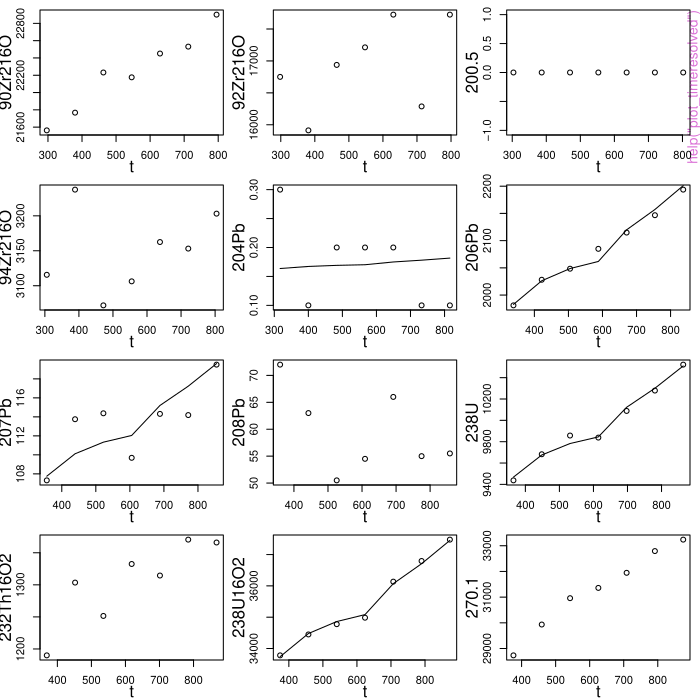

R code for this plot:
pkgname <- "simplex"
source(file.path(R.home("share"), "R", "examples-header.R"))
options(warn = 1)
base::assign(".ExTimings", "simplex-Ex.timings", pos = 'CheckExEnv')
base::cat("name\tuser\tsystem\telapsed\n", file=base::get(".ExTimings", pos = 'CheckExEnv'))
base::assign(".format_ptime",
function(x) {
  if(!is.na(x[4L])) x[1L] <- x[1L] + x[4L]
  if(!is.na(x[5L])) x[2L] <- x[2L] + x[5L]
  options(OutDec = '.')
  format(x[1L:3L], digits = 7L)
},
pos = 'CheckExEnv')

### * </HEADER>
library('simplex')

base::assign(".oldSearch", base::search(), pos = 'CheckExEnv')
cleanEx()
nameEx("avg_Lm")
### * avg_Lm

flush(stderr()); flush(stdout())

base::assign(".ptime", proc.time(), pos = "CheckExEnv")
### Name: avg_Lm
### Title: Average logratios
### Aliases: avg_Lm

### ** Examples

data(Cameca,package='simplex')
Lm <- raw_count_ratios(samp=Cameca[[1]])
aLm <- avg_Lm(Lm)



base::assign(".dptime", (proc.time() - get(".ptime", pos = "CheckExEnv")), pos = "CheckExEnv")
base::cat("avg_Lm", base::get(".format_ptime", pos = 'CheckExEnv')(get(".dptime", pos = "CheckExEnv")), "\n", file=base::get(".ExTimings", pos = 'CheckExEnv'), append=TRUE, sep="\t")
cleanEx()
nameEx("plot_timeresolved")
### * plot_timeresolved

flush(stderr()); flush(stdout())

base::assign(".ptime", proc.time(), pos = "CheckExEnv")
### Name: plot_timeresolved
### Title: Plot and fit raw time-resolved SIMS data.
### Aliases: plot_timeresolved

### ** Examples

data(Cameca,package="simplex")
plot_timeresolved(Cameca[[1]],fit=TRUE)



base::assign(".dptime", (proc.time() - get(".ptime", pos = "CheckExEnv")), pos = "CheckExEnv")
base::cat("plot_timeresolved", base::get(".format_ptime", pos = 'CheckExEnv')(get(".dptime", pos = "CheckExEnv")), "\n", file=base::get(".ExTimings", pos = 'CheckExEnv'), append=TRUE, sep="\t")
cleanEx()
nameEx("raw_count_ratios")
### * raw_count_ratios

flush(stderr()); flush(stdout())

base::assign(".ptime", proc.time(), pos = "CheckExEnv")
### Name: raw_count_ratios
### Title: Time-resolved logratios
### Aliases: raw_count_ratios

### ** Examples

data(package="simplex")
Lm <- raw_count_ratios(samp=Cameca[[1]])



base::assign(".dptime", (proc.time() - get(".ptime", pos = "CheckExEnv")), pos = "CheckExEnv")
base::cat("raw_count_ratios", base::get(".format_ptime", pos = 'CheckExEnv')(get(".dptime", pos = "CheckExEnv")), "\n", file=base::get(".ExTimings", pos = 'CheckExEnv'), append=TRUE, sep="\t")
cleanEx()
nameEx("read_directory")
### * read_directory

flush(stderr()); flush(stdout())

base::assign(".ptime", proc.time(), pos = "CheckExEnv")
### Name: read_directory
### Title: Read data directory
### Aliases: read_directory

### ** Examples

datadir <- system.file(package="simplex")
dat <- read_directory(paste0(datadir,'/'),instrument='Cameca',suffix='.asc')



base::assign(".dptime", (proc.time() - get(".ptime", pos = "CheckExEnv")), pos = "CheckExEnv")
base::cat("read_directory", base::get(".format_ptime", pos = 'CheckExEnv')(get(".dptime", pos = "CheckExEnv")), "\n", file=base::get(".ExTimings", pos = 'CheckExEnv'), append=TRUE, sep="\t")
cleanEx()
nameEx("subset_samples")
### * subset_samples

flush(stderr()); flush(stdout())

base::assign(".ptime", proc.time(), pos = "CheckExEnv")
### Name: subset_samples
### Title: Subset a dataset of class 'simplex'
### Aliases: subset_samples

### ** Examples

data(Cameca,package="simplex")
stand <- subset_samples(Cameca,prefix='Plesovice')



base::assign(".dptime", (proc.time() - get(".ptime", pos = "CheckExEnv")), pos = "CheckExEnv")
base::cat("subset_samples", base::get(".format_ptime", pos = 'CheckExEnv')(get(".dptime", pos = "CheckExEnv")), "\n", file=base::get(".ExTimings", pos = 'CheckExEnv'), append=TRUE, sep="\t")
### * <FOOTER>
###
options(digits = 7L)
base::cat("Time elapsed: ", proc.time() - base::get("ptime", pos = 'CheckExEnv'),"\n")
grDevices::dev.off()
###
### Local variables: ***
### mode: outline-minor ***
### outline-regexp: "\\(> \\)?### [*]+" ***
### End: ***
quit('no')
